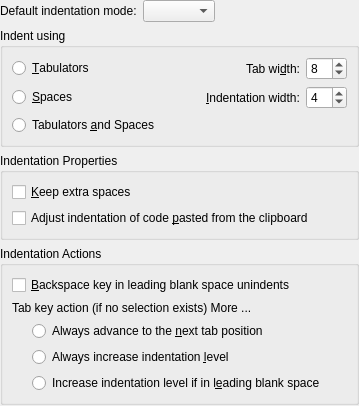
<?xml version="1.0" encoding="UTF-8"?>
<ui version="4.0">
 <class>IndentationConfigWidget</class>
 <widget class="QWidget" name="IndentationConfigWidget">
  <layout class="QVBoxLayout" name="verticalLayout">
   <property name="margin">
    <number>0</number>
   </property>
   <item>
    <layout class="QHBoxLayout">
     <property name="margin">
      <number>0</number>
     </property>
     <item>
      <widget class="QLabel" name="lblMode">
       <property name="text">
        <string>Default indentation mode:</string>
       </property>
       <property name="buddy">
        <cstring>cmbMode</cstring>
       </property>
      </widget>
     </item>
     <item>
      <widget class="KComboBox" name="cmbMode">
       <property name="whatsThis">
        <string>This is a list of available indentation modes. The specified indentation mode will be used for all new documents. Be aware that it is also possible to set the indentation mode with document variables, modes or a .kateconfig file.</string>
       </property>
      </widget>
     </item>
     <item>
      <spacer>
       <property name="orientation">
        <enum>Qt::Horizontal</enum>
       </property>
       <property name="sizeHint" stdset="0">
        <size>
         <width>1</width>
         <height>0</height>
        </size>
       </property>
      </spacer>
     </item>
    </layout>
   </item>
   <item>
    <widget class="QGroupBox" name="gbIndentationMode">
     <property name="title">
      <string>Indent using</string>
     </property>
     <layout class="QGridLayout" name="gridLayout">
      <item row="0" column="0">
       <widget class="QRadioButton" name="rbIndentWithTabs">
        <property name="text">
         <string>&amp;Tabulators</string>
        </property>
       </widget>
      </item>
      <item row="1" column="0">
       <widget class="QRadioButton" name="rbIndentWithSpaces">
        <property name="text">
         <string>&amp;Spaces</string>
        </property>
       </widget>
      </item>
      <item row="1" column="2">
       <widget class="QLabel" name="lblIndentWidth">
        <property name="text">
         <string>&amp;Indentation width:</string>
        </property>
        <property name="buddy">
         <cstring>sbIndentWidth</cstring>
        </property>
       </widget>
      </item>
      <item row="1" column="3">
       <widget class="KIntSpinBox" name="sbIndentWidth">
        <property name="whatsThis">
         <string>The indentation width is the number of spaces which is used to indent a line. If the option &lt;b&gt;Insert spaces instead of tabulators&lt;/b&gt; in the section &lt;b&gt;Editing&lt;/b&gt; is disabled, a &lt;b&gt;Tab&lt;/b&gt; character is inserted if the indentation is divisible by the tab width.</string>
        </property>
        <property name="minimum">
         <number>1</number>
        </property>
        <property name="maximum">
         <number>16</number>
        </property>
        <property name="value">
         <number>4</number>
        </property>
       </widget>
      </item>
      <item row="2" column="0">
       <widget class="QRadioButton" name="rbIndentMixed">
        <property name="text">
         <string>Tabulators &amp;and Spaces</string>
        </property>
       </widget>
      </item>
      <item row="1" column="1">
       <spacer name="horizontalSpacer">
        <property name="orientation">
         <enum>Qt::Horizontal</enum>
        </property>
        <property name="sizeHint" stdset="0">
         <size>
          <width>40</width>
          <height>20</height>
         </size>
        </property>
       </spacer>
      </item>
      <item row="0" column="2">
       <widget class="QLabel" name="lblTabWidth">
        <property name="text">
         <string>Tab wi&amp;dth:</string>
        </property>
        <property name="alignment">
         <set>Qt::AlignRight|Qt::AlignTrailing|Qt::AlignVCenter</set>
        </property>
        <property name="buddy">
         <cstring>sbTabWidth</cstring>
        </property>
       </widget>
      </item>
      <item row="0" column="3">
       <widget class="KIntSpinBox" name="sbTabWidth">
        <property name="minimum">
         <number>1</number>
        </property>
        <property name="maximum">
         <number>16</number>
        </property>
        <property name="value">
         <number>8</number>
        </property>
       </widget>
      </item>
     </layout>
    </widget>
   </item>
   <item>
    <widget class="QGroupBox" name="gbProperties">
     <property name="title">
      <string>Indentation Properties</string>
     </property>
     <layout class="QVBoxLayout">
      <item>
       <widget class="QCheckBox" name="chkKeepExtraSpaces">
        <property name="whatsThis">
         <string>If this option is disabled, changing the indentation level aligns a line to a multiple of the width specified in &lt;b&gt;Indentation width&lt;/b&gt;.</string>
        </property>
        <property name="text">
         <string>&amp;Keep extra spaces</string>
        </property>
       </widget>
      </item>
      <item>
       <widget class="QCheckBox" name="chkIndentPaste">
        <property name="whatsThis">
         <string>If this option is selected, pasted code from the clipboard is indented. Triggering the &lt;b&gt;undo&lt;/b&gt;-action removes the indentation.</string>
        </property>
        <property name="text">
         <string>Adjust indentation of code &amp;pasted from the clipboard</string>
        </property>
       </widget>
      </item>
     </layout>
    </widget>
   </item>
   <item>
    <widget class="QGroupBox" name="gbKeys">
     <property name="title">
      <string>Indentation Actions</string>
     </property>
     <layout class="QVBoxLayout">
      <item>
       <widget class="QCheckBox" name="chkBackspaceUnindents">
        <property name="whatsThis">
         <string>If this option is selected, the &lt;b&gt;Backspace&lt;/b&gt; key decreases the indentation level if the cursor is located in the leading blank space of a line.</string>
        </property>
        <property name="text">
         <string>&amp;Backspace key in leading blank space unindents</string>
        </property>
       </widget>
      </item>
      <item>
       <widget class="QLabel" name="label">
        <property name="text">
         <string>&lt;html&gt;&lt;head&gt;&lt;meta name=&quot;qrichtext&quot; content=&quot;1&quot; /&gt;&lt;style type=&quot;text/css&quot;&gt;
p, li { white-space: pre-wrap; }
&lt;/style&gt;&lt;/head&gt;&lt;body&gt;
&lt;p&gt;Tab key action (if no selection exists) &lt;a href=&quot;If you want &lt;b&gt;Tab&lt;/b&gt; to align the current line in the current code block like in emacs, make &lt;b&gt;Tab&lt;/b&gt; a shortcut to the action &lt;b&gt;Align&lt;/b&gt;.&quot;&gt;&lt;span&gt;More ...&lt;/span&gt;&lt;/a&gt;&lt;/p&gt;&lt;/body&gt;&lt;/html&gt;</string>
        </property>
       </widget>
      </item>
      <item>
       <layout class="QHBoxLayout">
        <property name="margin">
         <number>0</number>
        </property>
        <item>
         <spacer>
          <property name="orientation">
           <enum>Qt::Horizontal</enum>
          </property>
          <property name="sizeType">
           <enum>QSizePolicy::Fixed</enum>
          </property>
          <property name="sizeHint" stdset="0">
           <size>
            <width>20</width>
            <height>0</height>
           </size>
          </property>
         </spacer>
        </item>
        <item>
         <layout class="QVBoxLayout">
          <property name="margin">
           <number>0</number>
          </property>
          <item>
           <widget class="QRadioButton" name="rbTabAdvances">
            <property name="whatsThis">
             <string>If this option is selected, the &lt;b&gt;Tab&lt;/b&gt; key always inserts white space so that the next tab position is reached. If the option &lt;b&gt;Insert spaces instead of tabulators&lt;/b&gt; in the section &lt;b&gt;Editing&lt;/b&gt; is enabled, spaces are inserted; otherwise, a single tabulator is inserted.</string>
            </property>
            <property name="text">
             <string>Always advance to the &amp;next tab position</string>
            </property>
           </widget>
          </item>
          <item>
           <widget class="QRadioButton" name="rbTabIndents">
            <property name="whatsThis">
             <string>If this option is selected, the &lt;b&gt;Tab&lt;/b&gt; key always indents the current line by the number of character positions specified in &lt;b&gt;Indentation width&lt;/b&gt;.</string>
            </property>
            <property name="text">
             <string>Always increase indentation &amp;level</string>
            </property>
           </widget>
          </item>
          <item>
           <widget class="QRadioButton" name="rbTabSmart">
            <property name="whatsThis">
             <string>If this option is selected, the &lt;b&gt;Tab&lt;/b&gt; key either indents the current line or advances to the next tab position.&lt;p&gt; If the insertion point is at or before the first non-space character in the line, or if there is a selection, the current line is indented by the number of character positions specified in &lt;b&gt;Indentation width&lt;/b&gt;.&lt;p&gt; If the insertion point is located after the first non-space character in the line and there is no selection, white space is inserted so that the next tab position is reached: if the option &lt;b&gt;Insert spaces instead of tabulators&lt;/b&gt; in the section &lt;b&gt;Editing&lt;/b&gt; is enabled, spaces are inserted; otherwise, a single tabulator is inserted.</string>
            </property>
            <property name="text">
             <string>Increase indentation level if in l&amp;eading blank space</string>
            </property>
           </widget>
          </item>
         </layout>
        </item>
       </layout>
      </item>
     </layout>
    </widget>
   </item>
   <item>
    <spacer>
     <property name="orientation">
      <enum>Qt::Vertical</enum>
     </property>
     <property name="sizeHint" stdset="0">
      <size>
       <width>0</width>
       <height>1</height>
      </size>
     </property>
    </spacer>
   </item>
  </layout>
 </widget>
 <customwidgets>
  <customwidget>
   <class>KIntSpinBox</class>
   <extends>QSpinBox</extends>
   <header>knuminput.h</header>
  </customwidget>
  <customwidget>
   <class>KComboBox</class>
   <extends>QComboBox</extends>
   <header>kcombobox.h</header>
  </customwidget>
 </customwidgets>
 <connections/>
</ui>
